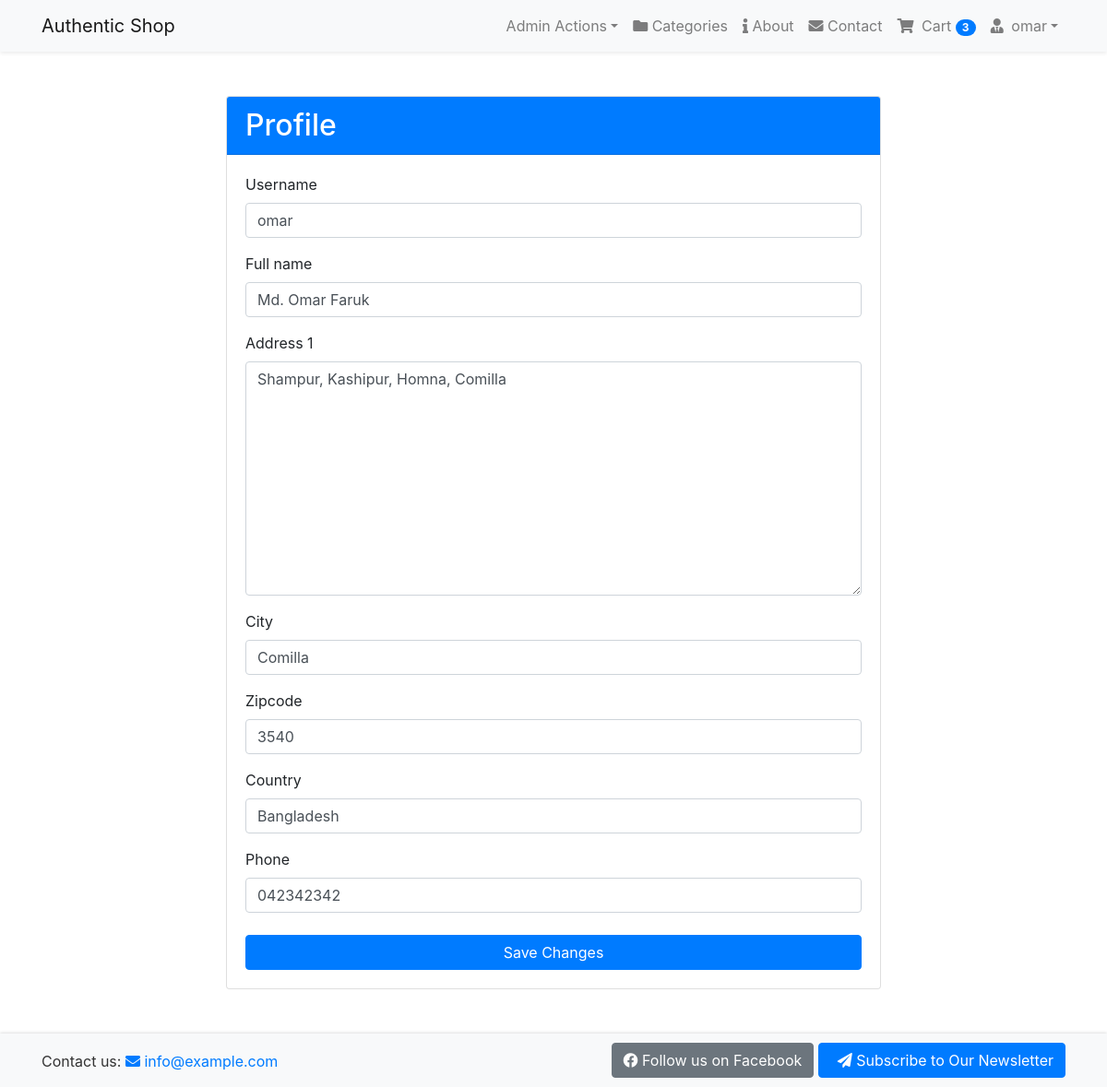
The page /account/profile/ (signed in) on the database its author committed.
### accounts/models.py (models this page shows, shortened)
class User(AbstractBaseUser, PermissionsMixin):
    email = models.EmailField(unique=True, null=False)
    is_staff = models.BooleanField(
        gettext_lazy('staff status'),
        default=False,
        help_text=gettext_lazy('Designates whether the user can log in this site')
    )
    is_active = models.BooleanField(
        gettext_lazy('active'),
        default=True,
        help_text=gettext_lazy('Designates whether this user should be treated as active. Unselect this instead of deleting accounts')
    )
    USERNAME_FIELD = 'email'
    objects = MyUserManager()

class Profile(models.Model):
    user = models.OneToOneField(User, on_delete=models.CASCADE, related_name='profile')
    username = models.CharField(max_length=264, blank=True)
    full_name = models.CharField(max_length=264, blank=True)
    address_1 = models.TextField(max_length=300, blank=True)
    city = models.CharField(max_length=50, blank=True)
    zipcode = models.CharField(max_length=12, blank=True)
    country = models.CharField(max_length=50, blank=True)
    phone = models.CharField(max_length=25, blank=True)
    date_joined = models.DateTimeField(auto_now_add=True)

### order/models.py (models this page shows, shortened)
class Order(models.Model):
    orderItems = models.ManyToManyField(Cart)
    user = models.ForeignKey(settings.AUTH_USER_MODEL, on_delete=models.CASCADE)
    ordered = models.BooleanField(default=False)
    created = models.DateTimeField(auto_now_add=True)
    paymentId = models.CharField(max_length=264, blank=True, null=True)
    orderId = models.CharField(max_length=200, blank=True, null=True)

### accounts/views.py (the view)
# urls.py: path('profile/', views.user_profile, name='profile'),
@login_required
def user_profile(request):
    profile = Profile.objects.get(user=request.user)
    form = ProfileForm(instance=profile)
    if request.method == 'POST':
        form = ProfileForm(request.POST, instance=profile)
        if form.is_valid():
            form.save()
            messages.success(request, "Profile Saved Successfully!")
            form = ProfileForm(instance=profile)
    return render(request, 'accounts/change_profile.html', {'form': form})

### accounts/forms.py
class ProfileForm(ModelForm):
    class Meta:
        model = Profile
        exclude = ('user',)

### order/templatetags/cart_tag.py (called while the page is built)
@register.filter
def cart_total(user):  # It will take a parameter as user.
    order = Order.objects.filter(user=user, ordered=False)  # It will check the orders without payment for this user.
    if order.exists():
        return order[0].orderItems.count()  # To convert the order from tuple/list to single object we use [0].
    else:
        return 0

### templates/accounts/change_profile.html (shortened to what this page needs)
{% extends 'base.html' %}
{% load crispy_forms_tags %}
{% block content %}
<div class="container my-5">
    <div class="row justify-content-center">
        <div class="col-md-8">
            <div class="card">
                <div class="card-header bg-primary text-white">
                    <h2 class="mb-0">Profile</h2>
                </div>
                <div class="card-body">
                    <form method="POST">
                        {{ form|crispy }}
                        <button type="submit" class="btn btn-primary btn-block mt-4">Save Changes</button>
                    </form>
                </div>
            </div>
        </div>
    </div>
</div>
{% endblock content %}

### templates/navbar.html (shortened to what this page needs)
{% load cart_tag %}
<nav class="navbar navbar-expand-lg navbar-light bg-light shadow-sm">
    <div class="container">
        <a class="navbar-brand" href="{% url 'shop:home' %}">Authentic Shop</a>
        <div class="collapse navbar-collapse" id="navbarSupportedContent">
            <ul class="navbar-nav ml-auto align-items-center">
                {% if user.is_authenticated and user.is_staff %}
                <li class="nav-item dropdown">
                    <a class="nav-link dropdown-toggle" href="#" id="adminDropdown" role="button"
                        data-toggle="dropdown" aria-haspopup="true" aria-expanded="false">
                        Admin Actions</a>
                </li>
                {% endif %}
                <li class="nav-item">
                    <a href="{% url 'shop:category_list' %}" class="nav-link">
                        <i class="fas fa-folder"></i> Categories</a>
                </li>
                <li class="nav-item">
                    <a href="{% url 'newsletter:about' %}" class="nav-link">
                        <i class="fas fa-info"></i> About</a>
                </li>
                <li class="nav-item">
                    <a href="{% url 'newsletter:contact' %}" class="nav-link">
                        <i class="fas fa-envelope"></i> Contact</a>
                </li>
                {% if request.user.is_authenticated %}
                <li class="nav-item">
                    <a href="{% url 'order:cart' %}" class="nav-link position-relative">
                        <i class="fa fa-shopping-cart mr-1"></i> Cart
                        <span class="badge badge-pill badge-primary cart-badge">{{ request.user|cart_total }}</span>
                    </a>
                </li>
                <li class="nav-item dropdown">
                    <a class="nav-link dropdown-toggle" href="#" id="navbarDropdown" role="button"
                        data-toggle="dropdown" aria-haspopup="true" aria-expanded="false">
                        <i class="fas fa-user-tie mr-1"></i> {{ request.user.profile.username }}</a>
                </li>
                {% else %}
                <li class="nav-item">
                    <a href="{% url 'accounts:login' %}" class="nav-link btn btn-primary text-white">
                        <i class="fas fa-sign-in-alt mr-1"></i> Login
                    </a>
                </li>
                {% endif %}
            </ul>
        </div>
    </div>
</nav>

### rows shown on the page
User: user|cart_total "3", user.profile.username "omar"
Profile: username "omar", full_name "Md. Omar Faruk", address_1 "Shampur, Kashipur, Homna, Comilla", city "Comilla", zipcode "3540", country "Bangladesh", phone "042342342"
